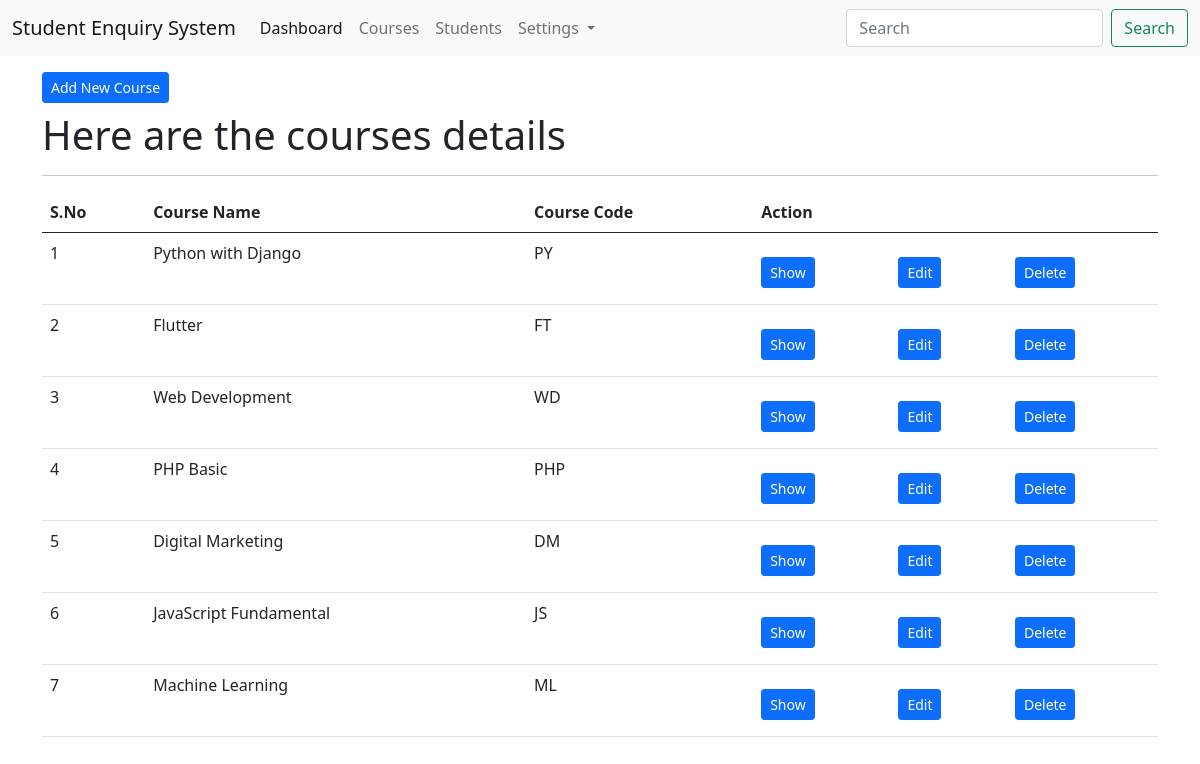
The app's page /courses/list/ (signed in), older data.
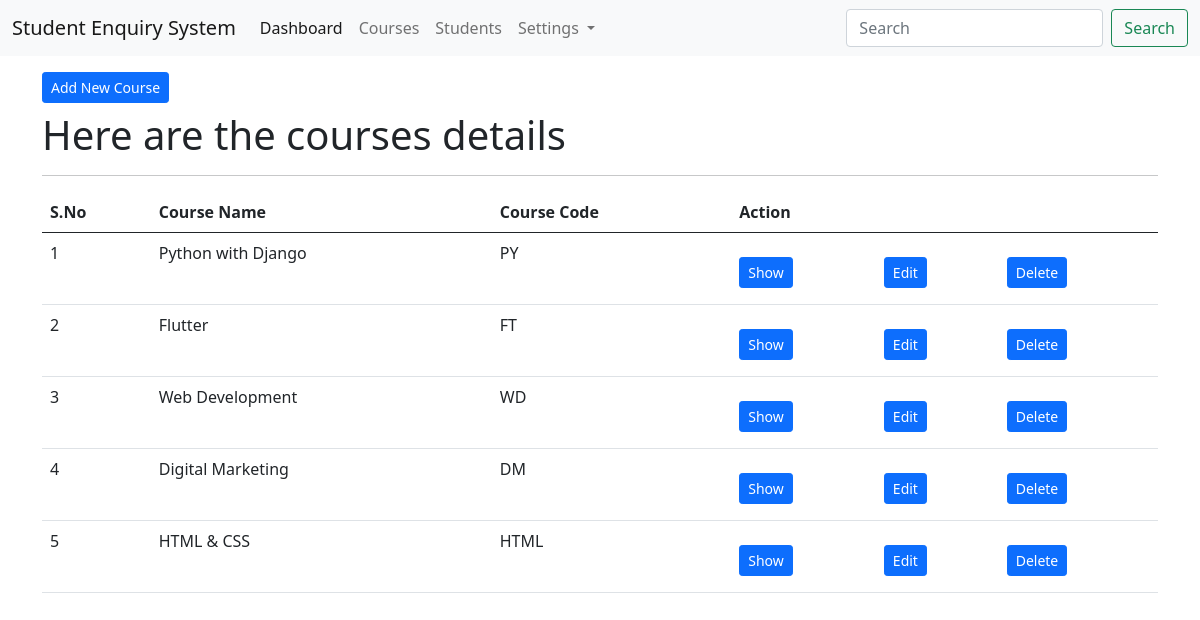
The same page, newer data.
### app_courses/models.py (models this page shows, shortened)
class CourseModel(models.Model):
    course_name = models.CharField(max_length=200)
    course_code = models.CharField(max_length=100)
    class Meta:
        db_table = "tbl_courses"

### app_courses/views.py (the view)
# urls.py: path('list/', views.course_index, name='course-index'),
@login_required(login_url='/login')
def course_index(request):
    courses = CourseModel.objects.all()
    context = {
        "title": "SES | Courses",
        "body_title": "Here are the courses details",
        "courses": courses
    }
    return render(request, 'courses/index.html', context)

### templates/courses/index.html (shortened to what this page needs)
{% extends 'layouts/master.html' %}
{% block content %}
<div class="container">
    <a href="{% url 'course-create' %}" class="btn btn-primary btn-sm mt-3 mb-2">Add New Course</a>
    <h1>{{ body_title }}</h1>
    <hr>
    <table class="table table-hover">
        <thead>
            <tr>
                <th>S.No</th>
                <th>Course Name</th>
                <th>Course Code</th>
                <th colspan="3">Action</th>
            </tr>
        </thead>
        <tbody>
            {% for val in courses %}
            <tr>
                <td>{{ forloop.counter }}</td>
                <td>{{ val.course_name }}</td>
                <td>{{ val.course_code }}</td>
                <td><a href="{% url 'course-show' val.id %}"
                    class="btn btn-primary btn-sm mt-3 mb-2">Show</a>
                </td>
                <td><a href="{% url 'course-edit' val.id %}"
                    class="btn btn-primary btn-sm mt-3 mb-2">Edit</a>
                </td>
                <td><a href="{% url 'course-delete' val.id %}"
                    class="btn btn-primary btn-sm mt-3 mb-2">Delete</a>
                </td>
            </tr>
            {% endfor %}
        </tbody>
    </table>
</div>
{% endblock %}

### templates/layouts/master.html (shortened to what this page needs)
<!doctype html>
<html lang="en">
  <head>
    <link href="https://cdn.jsdelivr.net/npm/bootstrap@5.0.2/dist/css/bootstrap.min.css" rel="stylesheet">
  </head>
  <body>
    <nav class="navbar navbar-expand-lg navbar-light bg-light">
      <div class="container-fluid">
        <a class="navbar-brand" href="#">Student Enquiry System</a>
        <div class="collapse navbar-collapse" id="navbarSupportedContent">
          <ul class="navbar-nav me-auto mb-2 mb-lg-0">
            <li class="nav-item">
              <a class="nav-link active" aria-current="page" href="{% url 'dashboard' %}">Dashboard</a>
            </li>
            <li class="nav-item">
              <a class="nav-link" href="{% url 'course-index' %}">Courses</a>
            </li>
            <li class="nav-item">
              <a class="nav-link" href="{% url 'student-index' %}">Students</a>
            </li>
            <li class="nav-item dropdown">
              <a class="nav-link dropdown-toggle" href="#" id="navbarDropdown" role="button" data-bs-toggle="dropdown" aria-expanded="false">
                Settings
              </a>
            </li>
          </ul>
          <form class="d-flex">
            <input class="form-control me-2" type="search" placeholder="Search" aria-label="Search">
            <button class="btn btn-outline-success" type="submit">Search</button>
          </form>
        </div>
      </div>
    </nav>
    {% block content %}
    {% endblock %}
  </body>
</html>

Row changes from the older to the newer data that the page shows:
removed CourseModel: course_name "PHP Basic", course_code "PHP"
removed CourseModel: course_name "JavaScript Fundamental", course_code "JS"
removed CourseModel: course_name "Machine Learning", course_code "ML"
added CourseModel: course_name "HTML & CSS", course_code "HTML"
